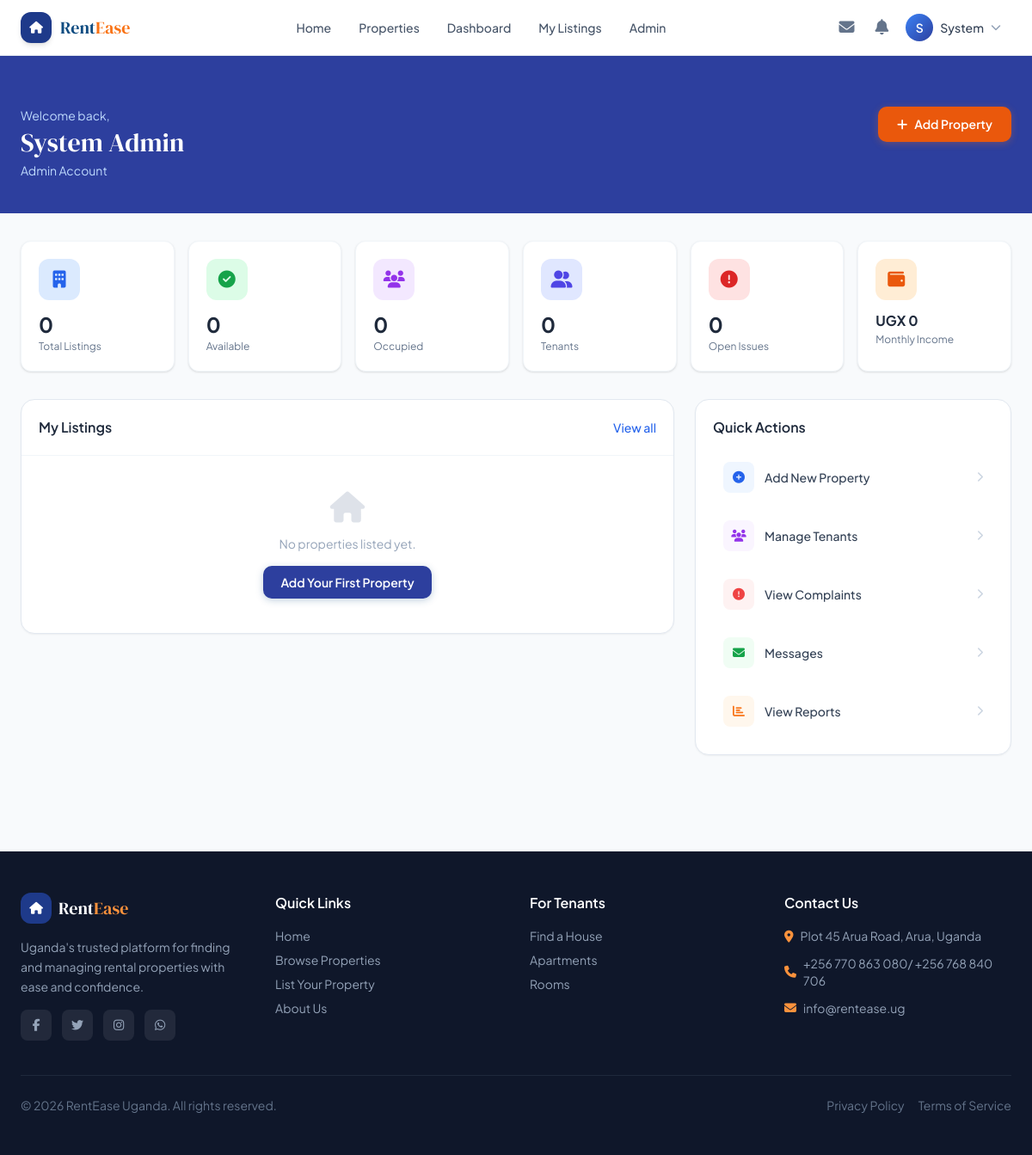
/pages/landlord/dashboard.php (signed in), run on the app's committed database.
### tables this page shows
CREATE TABLE `users` (
  `id` int(11) NOT NULL AUTO_INCREMENT,
  `name` varchar(100) NOT NULL,
  `email` varchar(150) NOT NULL,
  `phone` varchar(20) DEFAULT NULL,
  `password_hash` varchar(255) NOT NULL,
  `role` enum('tenant','landlord','agent','admin') NOT NULL DEFAULT 'tenant',
  `avatar` varchar(255) DEFAULT NULL,
  `bio` text DEFAULT NULL,
  `is_active` tinyint(1) DEFAULT 1,
  `reset_token` varchar(100) DEFAULT NULL,
  `reset_token_expiry` datetime DEFAULT NULL,
  `created_at` timestamp NOT NULL DEFAULT current_timestamp(),
  `updated_at` timestamp NOT NULL DEFAULT current_timestamp() ON UPDATE current_timestamp(),
  PRIMARY KEY (`id`),
  UNIQUE KEY `email` (`email`)
);

### includes/config.php (called while the page is built, shortened)
<?php
function getDB(): PDO {
    static $pdo = null;
    if ($pdo === null) {
        try {
            $dsn = "mysql:host=" . DB_HOST . ";port=" . DB_PORT . ";dbname=" . DB_NAME . ";charset=utf8mb4";
            $pdo = new PDO($dsn, DB_USER, DB_PASS, [
                PDO::ATTR_ERRMODE => PDO::ERRMODE_EXCEPTION,
                PDO::ATTR_DEFAULT_FETCH_MODE => PDO::FETCH_ASSOC,
            ]);
        } catch (PDOException $e) {
            http_response_code(500);
            die(json_encode(['error' => 'Database connection failed']));
        }
    }
    return $pdo;
}
function isLoggedIn(): bool {
    return isset($_SESSION['user_id']);
}
function currentUser(): ?array {
    static $user = null;
    if ($user === null) {
        $db = getDB();
        $stmt = $db->prepare("SELECT id, name, email, phone, role, avatar FROM users WHERE id = ? AND is_active = 1");
        $stmt->execute([$_SESSION['user_id']]);
        $user = $stmt->fetch() ?: null;
    }
    return $user;
}
function requireRole(array $roles): void {
    $user = currentUser();
}
function sanitize(string $str): string {
    return htmlspecialchars(trim($str), ENT_QUOTES, 'UTF-8');
}

### pages/landlord/dashboard.php (the view, shortened to what this page needs)
<?php
require_once __DIR__ . '/../../includes/config.php';
requireRole(['landlord', 'agent', 'admin']);
$user = currentUser();
$db = getDB();
$totalProps = $db->prepare("SELECT COUNT(*) FROM properties WHERE owner_id = ?"); $totalProps->execute([$user['id']]); $totalProps = $totalProps->fetchColumn();
$available = $db->prepare("SELECT COUNT(*) FROM properties WHERE owner_id = ? AND status = 'available'"); $available->execute([$user['id']]); $available = $available->fetchColumn();
$occupied = $db->prepare("SELECT COUNT(*) FROM properties WHERE owner_id = ? AND status = 'occupied'"); $occupied->execute([$user['id']]); $occupied = $occupied->fetchColumn();
$openComplaints = $db->prepare("SELECT COUNT(*) FROM complaints WHERE landlord_id = ? AND status IN ('open','in_progress')"); $openComplaints->execute([$user['id']]); $openComplaints = $openComplaints->fetchColumn();
$totalTenants = $db->prepare("SELECT COUNT(DISTINCT tenant_id) FROM rentals r JOIN properties p ON p.id = r.property_id WHERE p.owner_id = ? AND r.status = 'active'"); $totalTenants->execute([$user['id']]); $totalTenants = $totalTenants->fetchColumn();
$monthlyIncome = $db->prepare("SELECT SUM(monthly_rent) FROM rentals r JOIN properties p ON p.id = r.property_id WHERE p.owner_id = ? AND r.status = 'active'"); $monthlyIncome->execute([$user['id']]); $monthlyIncome = $monthlyIncome->fetchColumn() ?: 0;
$recentProps = $db->prepare("
    SELECT p.*, (SELECT image_path FROM property_images WHERE property_id = p.id AND is_primary = 1 LIMIT 1) AS image
    FROM properties p WHERE p.owner_id = ? ORDER BY p.created_at DESC LIMIT 5
");
$recentProps->execute([$user['id']]); $recentProps = $recentProps->fetchAll();
include __DIR__ . '/../../includes/header.php';
?>
<div class="page-hero">
    <div class="max-w-7xl mx-auto px-4 sm:px-6">
        <div class="flex items-start justify-between">
            <div>
                <p class="text-blue-200 text-sm mb-1">Welcome back,</p>
                <h1 class="font-display text-3xl text-white"><?= sanitize($user['name']) ?></h1>
                <p class="text-blue-200 mt-1 text-sm capitalize"><?= $user['role'] ?> Account</p>
            </div>
            <a href="<?= APP_URL ?>/pages/landlord/add-property.php" class="btn-accent">
                <i class="fas fa-plus"></i> Add Property
            </a>
        </div>
    </div>
</div>
<div class="max-w-7xl mx-auto px-4 sm:px-6 py-8">
    <div class="grid grid-cols-2 md:grid-cols-3 lg:grid-cols-6 gap-4 mb-8">
        <?php
        $statCards = [
            ['icon' => 'fas fa-building', 'color' => 'bg-blue-100 text-blue-600', 'value' => $totalProps, 'label' => 'Total Listings'],
            ['icon' => 'fas fa-check-circle', 'color' => 'bg-green-100 text-green-600', 'value' => $available, 'label' => 'Available'],
            ['icon' => 'fas fa-users', 'color' => 'bg-purple-100 text-purple-600', 'value' => $occupied, 'label' => 'Occupied'],
            ['icon' => 'fas fa-user-friends', 'color' => 'bg-indigo-100 text-indigo-600', 'value' => $totalTenants, 'label' => 'Tenants'],
            ['icon' => 'fas fa-exclamation-circle', 'color' => 'bg-red-100 text-red-600', 'value' => $openComplaints, 'label' => 'Open Issues'],
            ['icon' => 'fas fa-wallet', 'color' => 'bg-orange-100 text-orange-600', 'value' => 'UGX ' . number_format($monthlyIncome), 'label' => 'Monthly Income', 'small' => true],
        ];
        foreach ($statCards as $s): ?>
        <div class="stat-card">
            <div class="stat-icon <?= $s['color'] ?> mb-3">
                <i class="<?= $s['icon'] ?>"></i>
            </div>
            <div class="<?= isset($s['small']) ? 'text-base' : 'text-2xl' ?> font-bold text-slate-800"><?= $s['value'] ?></div>
            <div class="text-xs text-slate-500 mt-0.5"><?= $s['label'] ?></div>
        </div>
        <?php endforeach; ?>
    </div>
    <div class="grid lg:grid-cols-3 gap-6">
        <div class="lg:col-span-2">
            <div class="bg-white rounded-2xl border border-slate-200 shadow-sm overflow-hidden">
                <div class="flex items-center justify-between p-5 border-b border-slate-100">
                    <h2 class="font-semibold text-slate-800">My Listings</h2>
                    <a href="<?= APP_URL ?>/pages/landlord/properties.php" class="text-primary-600 text-sm font-medium hover:underline">View all</a>
                </div>
                <?php if (empty($recentProps)): ?>
                <div class="text-center py-10 text-slate-400">
                    <i class="fas fa-home text-4xl mb-3 opacity-30"></i>
                    <p class="text-sm">No properties listed yet.</p>
                    <a href="<?= APP_URL ?>/pages/landlord/add-property.php" class="btn-primary mt-4 text-sm">Add Your First Property</a>
                </div>
                <?php endif; ?>
            </div>
        </div>
        <div class="space-y-6">
            <div class="bg-white rounded-2xl border border-slate-200 shadow-sm p-5">
                <h2 class="font-semibold text-slate-800 mb-4">Quick Actions</h2>
                <div class="space-y-2">
                    <?php
                    $actions = [
                        ['href' => APP_URL.'/pages/landlord/add-property.php', 'icon' => 'fas fa-plus-circle', 'color' => 'text-blue-600 bg-blue-50', 'label' => 'Add New Property'],
                        ['href' => APP_URL.'/pages/landlord/tenants.php', 'icon' => 'fas fa-users', 'color' => 'text-purple-600 bg-purple-50', 'label' => 'Manage Tenants'],
                        ['href' => APP_URL.'/pages/landlord/complaints.php', 'icon' => 'fas fa-exclamation-circle', 'color' => 'text-red-500 bg-red-50', 'label' => 'View Complaints' . ($openComplaints > 0 ? " ($openComplaints)" : '')],
                        ['href' => APP_URL.'/pages/messages.php', 'icon' => 'fas fa-envelope', 'color' => 'text-green-600 bg-green-50', 'label' => 'Messages'],
                        ['href' => APP_URL.'/pages/landlord/reports.php', 'icon' => 'fas fa-chart-bar', 'color' => 'text-orange-500 bg-orange-50', 'label' => 'View Reports'],
                    ];
                    foreach ($actions as $a): ?>
                    <a href="<?= $a['href'] ?>" class="flex items-center gap-3 p-3 rounded-xl hover:bg-slate-50 transition-colors group">
                        <div class="w-9 h-9 <?= $a['color'] ?> rounded-lg flex items-center justify-center flex-shrink-0">
                            <i class="<?= $a['icon'] ?> text-sm"></i>
                        </div>
                        <span class="text-sm font-medium text-slate-700 group-hover:text-primary-700"><?= $a['label'] ?></span>
                        <i class="fas fa-chevron-right text-xs text-slate-300 ml-auto"></i>
                    </a>
                    <?php endforeach; ?>
                </div>
            </div>
        </div>
    </div>
</div>
<?php include __DIR__ . '/../../includes/footer.php'; ?>

### includes/header.php (shortened to what this page needs)
<?php
$user = currentUser();
?>
<!DOCTYPE html>
<html lang="en">
<head>
<script src="https://cdn.tailwindcss.com"></script>
<link rel="stylesheet" href="https://cdnjs.cloudflare.com/ajax/libs/font-awesome/6.5.0/css/all.min.css">
<link rel="stylesheet" href="<?= APP_URL ?>/assets/css/style.css?v=<?= filemtime(__DIR__ . '/../assets/css/style.css') ?>">
</head>
<body class="bg-slate-50 font-sans text-slate-800 min-h-screen">
<nav class="navbar fixed top-0 left-0 right-0 z-50 bg-white/95 backdrop-blur-md border-b border-slate-200 shadow-sm">
    <div class="max-w-7xl mx-auto px-4 sm:px-6">
        <div class="flex items-center justify-between h-16">
            <a href="<?= APP_URL ?>/index.php" class="flex items-center gap-2.5 group">
                <div class="w-9 h-9 bg-blue-900 rounded-xl flex items-center justify-center shadow-md group-hover:scale-105 transition-transform">
                    <i class="fas fa-home text-white text-sm"></i>
                </div>
                <span class="font-display text-xl text-primary-800">Rent<span class="text-accent-500">Ease</span></span>
            </a>
            <div class="hidden md:flex items-center gap-1">
                <a href="<?= APP_URL ?>/index.php" class="nav-link <?= basename($_SERVER['PHP_SELF']) === 'index.php' ? 'active' : '' ?>">Home</a>
                <a href="<?= APP_URL ?>/pages/search.php" class="nav-link">Properties</a>
                <?php if ($user): ?>
                    <?php if (in_array($user['role'], ['landlord','agent','admin'])): ?>
                    <a href="<?= APP_URL ?>/pages/landlord/dashboard.php" class="nav-link">Dashboard</a>
                    <a href="<?= APP_URL ?>/pages/landlord/properties.php" class="nav-link">My Listings</a>
                    <?php endif; ?>
                    <?php if ($user['role'] === 'admin'): ?>
                    <a href="<?= APP_URL ?>/pages/admin/dashboard.php" class="nav-link">Admin</a>
                    <?php endif; ?>
                <?php endif; ?>
            </div>
            <div class="flex items-center gap-2">
                <?php if ($user): ?>
                    <a href="<?= APP_URL ?>/pages/messages.php" class="relative p-2 text-slate-500 hover:text-primary-700 hover:bg-primary-50 rounded-lg transition-colors">
                        <i class="fas fa-envelope text-lg"></i>
                    </a>
                    <a href="<?= APP_URL ?>/pages/notifications.php" class="relative p-2 text-slate-500 hover:text-primary-700 hover:bg-primary-50 rounded-lg transition-colors">
                        <i class="fas fa-bell text-lg"></i>
                    </a>
                    <div class="relative" x-data="{ open: false }">
                        <button onclick="toggleDropdown('userMenu')" class="flex items-center gap-2 pl-1 pr-3 py-1 rounded-full hover:bg-slate-100 transition-colors">
                            <div class="w-8 h-8 rounded-full bg-gradient-to-br from-primary-500 to-primary-700 flex items-center justify-center text-white text-sm font-semibold">
                                <?= strtoupper(substr($user['name'], 0, 1)) ?>
                            </div>
                            <span class="hidden sm:block text-sm font-medium text-slate-700"><?= sanitize(explode(' ', $user['name'])[0]) ?></span>
                            <i class="fas fa-chevron-down text-xs text-slate-400"></i>
                        </button>
                    </div>
                <?php else: ?>
                    <a href="<?= APP_URL ?>/pages/login.php" class="btn-outline text-sm">Sign In</a>
                    <a href="<?= APP_URL ?>/pages/register.php" class="btn-primary text-sm">Get Started</a>
                <?php endif; ?>
            </div>
        </div>
    </div>
</nav>
<div class="h-16"></div>

### assets/css/style.css (style rules this page uses)
:root { --primary: #0f4c81; --primary-light: #1d6bb5; --accent: #f97316; --accent-dark: #ea580c; --success: #10b981; --warning: #f59e0b; --danger: #ef4444; --shadow-sm: 0 1px 3px rgba(0,0,0,0.08), 0 1px 2px rgba(0,0,0,0.05); --shadow-md: 0 4px 12px rgba(0,0,0,0.10), 0 2px 6px rgba(0,0,0,0.07); --shadow-lg: 0 10px 30px rgba(0,0,0,0.12), 0 4px 12px rgba(0,0,0,0.08); --radius: 12px; --radius-lg: 20px; }
*, *::before, *::after { box-sizing: border-box; }
body { font-family: 'Plus Jakarta Sans', sans-serif; background: #f8fafc; color: #1e293b; }
.nav-link { display: inline-flex; align-items: center; padding: 6px 14px; border-radius: 8px; font-size: 14px; font-weight: 500; color: #475569; text-decoration: none; transition: all 0.2s; }
.btn-primary { display: inline-flex; align-items: center; gap: 8px; padding: 9px 20px; background: #2d3f9e; color: white; font-weight: 600; font-size: 14px; border-radius: 10px; border: none; cursor: pointer; text-decoration: none; transition: all 0.2s; box-shadow: 0 2px 8px rgba(15,76,129,0.25); }
.btn-accent { display: inline-flex; align-items: center; gap: 8px; padding: 10px 22px; background: #ea580c; color: white; font-weight: 600; font-size: 14px; border-radius: 10px; border: none; cursor: pointer; text-decoration: none; transition: all 0.2s; box-shadow: 0 2px 8px rgba(249,115,22,0.3); }
.page-hero { background: #2d3f9e; padding: 60px 0 40px; color: white; position: relative; overflow: hidden; }
.stat-card { background: white; border-radius: var(--radius); padding: 20px; box-shadow: var(--shadow-sm); border: 1px solid #f1f5f9; transition: all 0.2s; }
.stat-icon { width: 48px; height: 48px; border-radius: 12px; display: flex; align-items: center; justify-content: center; font-size: 20px; }

### data on the page
users: name "S", name "System", name "System Admin", role "Admin"

### other printed values
$s['value'] "0"
$s['label'] "Total Listings"
$s['label'] "Available"
$s['label'] "Occupied"
$s['label'] "Tenants"
$s['label'] "Open Issues"
$s['value'] "UGX 0"
$s['label'] "Monthly Income"
$a['label'] "Add New Property"
$a['label'] "Manage Tenants"
$a['label'] "View Complaints"
$a['label'] "Messages"
$a['label'] "View Reports"
